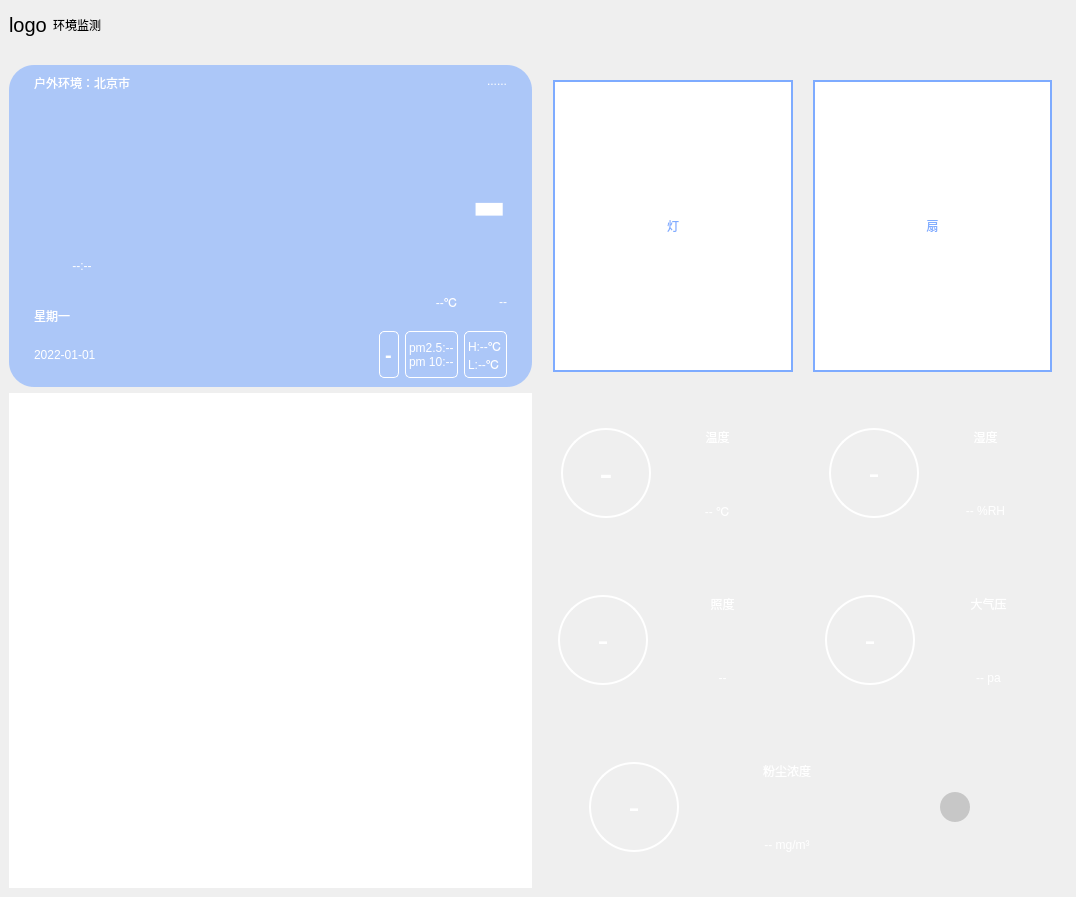
<?xml version="1.0" encoding="UTF-8"?>
<ui version="4.0">
 <class>page_env</class>
 <widget class="QWidget" name="page_env">
  <property name="geometry">
   <rect>
    <x>0</x>
    <y>0</y>
    <width>1076</width>
    <height>897</height>
   </rect>
  </property>
  <property name="windowTitle">
   <string>Form</string>
  </property>
  <property name="styleSheet">
   <string notr="true"/>
  </property>
  <layout class="QGridLayout" name="gridLayout">
   <property name="leftMargin">
    <number>0</number>
   </property>
   <property name="topMargin">
    <number>0</number>
   </property>
   <property name="rightMargin">
    <number>0</number>
   </property>
   <property name="bottomMargin">
    <number>0</number>
   </property>
   <item row="0" column="0">
    <widget class="QWidget" name="widget_2" native="true">
     <property name="sizePolicy">
      <sizepolicy hsizetype="Preferred" vsizetype="Preferred">
       <horstretch>0</horstretch>
       <verstretch>0</verstretch>
      </sizepolicy>
     </property>
     <property name="minimumSize">
      <size>
       <width>0</width>
       <height>0</height>
      </size>
     </property>
     <property name="maximumSize">
      <size>
       <width>16777215</width>
       <height>50</height>
      </size>
     </property>
     <layout class="QHBoxLayout" name="horizontalLayout">
      <item>
       <widget class="QLabel" name="logo">
        <property name="sizePolicy">
         <sizepolicy hsizetype="Fixed" vsizetype="Preferred">
          <horstretch>0</horstretch>
          <verstretch>0</verstretch>
         </sizepolicy>
        </property>
        <property name="styleSheet">
         <string notr="true">font:15pt;</string>
        </property>
        <property name="text">
         <string>logo</string>
        </property>
       </widget>
      </item>
      <item>
       <widget class="QLabel" name="title">
        <property name="sizePolicy">
         <sizepolicy hsizetype="Preferred" vsizetype="Preferred">
          <horstretch>0</horstretch>
          <verstretch>0</verstretch>
         </sizepolicy>
        </property>
        <property name="styleSheet">
         <string notr="true">font: 75 16pt &quot;微软雅黑&quot;;

</string>
        </property>
        <property name="text">
         <string>环境监测</string>
        </property>
       </widget>
      </item>
     </layout>
    </widget>
   </item>
   <item row="1" column="0">
    <widget class="QWidget" name="widget" native="true">
     <property name="styleSheet">
      <string notr="true">#widget&gt;QWidget{
	border-radius:25px;
	background-color: rgb(126, 171, 255);
}</string>
     </property>
     <layout class="QGridLayout" name="gridLayout_2">
      <item row="2" column="2">
       <widget class="QWidget" name="tem_unit" native="true">
        <property name="styleSheet">
         <string notr="true">#s_tem{
font:14pt &quot;微软雅黑&quot;;
}</string>
        </property>
        <layout class="QGridLayout" name="gridLayout_5">
         <property name="leftMargin">
          <number>20</number>
         </property>
         <property name="rightMargin">
          <number>20</number>
         </property>
         <item row="2" column="1">
          <widget class="QLabel" name="s_tem">
           <property name="maximumSize">
            <size>
             <width>115</width>
             <height>16777215</height>
            </size>
           </property>
           <property name="styleSheet">
            <string notr="true">color:white;</string>
           </property>
           <property name="text">
            <string>-- ℃</string>
           </property>
           <property name="alignment">
            <set>Qt::AlignCenter</set>
           </property>
          </widget>
         </item>
         <item row="1" column="1">
          <widget class="QLabel" name="label_3">
           <property name="sizePolicy">
            <sizepolicy hsizetype="Preferred" vsizetype="Preferred">
             <horstretch>0</horstretch>
             <verstretch>0</verstretch>
            </sizepolicy>
           </property>
           <property name="styleSheet">
            <string notr="true">font:18pt &quot;微软雅黑&quot;;
color:white;</string>
           </property>
           <property name="text">
            <string>温度</string>
           </property>
           <property name="alignment">
            <set>Qt::AlignCenter</set>
           </property>
          </widget>
         </item>
         <item row="1" column="0" rowspan="2">
          <widget class="QLabel" name="icon_s_tem">
           <property name="sizePolicy">
            <sizepolicy hsizetype="Preferred" vsizetype="Preferred">
             <horstretch>0</horstretch>
             <verstretch>0</verstretch>
            </sizepolicy>
           </property>
           <property name="maximumSize">
            <size>
             <width>90</width>
             <height>90</height>
            </size>
           </property>
           <property name="styleSheet">
            <string notr="true">font:30pt;
border:2px solid white;
border-radius:45px;
color:white;</string>
           </property>
           <property name="text">
            <string>-</string>
           </property>
           <property name="alignment">
            <set>Qt::AlignCenter</set>
           </property>
          </widget>
         </item>
        </layout>
       </widget>
      </item>
      <item row="2" column="0" rowspan="3" colspan="2">
       <widget class="QWidget" name="widget_7" native="true">
        <property name="styleSheet">
         <string notr="true">background-color: white;</string>
        </property>
       </widget>
      </item>
      <item row="2" column="3">
       <widget class="QWidget" name="widget_18" native="true">
        <property name="styleSheet">
         <string notr="true">#s_hum{
font:14pt &quot;微软雅黑&quot;;
}</string>
        </property>
        <layout class="QGridLayout" name="gridLayout_6">
         <property name="leftMargin">
          <number>20</number>
         </property>
         <property name="rightMargin">
          <number>20</number>
         </property>
         <item row="1" column="0" rowspan="2">
          <widget class="QLabel" name="icon_s_hum">
           <property name="sizePolicy">
            <sizepolicy hsizetype="Preferred" vsizetype="Preferred">
             <horstretch>0</horstretch>
             <verstretch>0</verstretch>
            </sizepolicy>
           </property>
           <property name="maximumSize">
            <size>
             <width>90</width>
             <height>90</height>
            </size>
           </property>
           <property name="styleSheet">
            <string notr="true">font:25pt;
border:2px solid white;
border-radius:45px;
color:white;</string>
           </property>
           <property name="text">
            <string>-</string>
           </property>
           <property name="alignment">
            <set>Qt::AlignCenter</set>
           </property>
          </widget>
         </item>
         <item row="2" column="1">
          <widget class="QLabel" name="s_hum">
           <property name="maximumSize">
            <size>
             <width>115</width>
             <height>16777215</height>
            </size>
           </property>
           <property name="styleSheet">
            <string notr="true">color:white;</string>
           </property>
           <property name="text">
            <string>-- %RH</string>
           </property>
           <property name="alignment">
            <set>Qt::AlignCenter</set>
           </property>
          </widget>
         </item>
         <item row="1" column="1">
          <widget class="QLabel" name="label_4">
           <property name="sizePolicy">
            <sizepolicy hsizetype="Preferred" vsizetype="Preferred">
             <horstretch>0</horstretch>
             <verstretch>0</verstretch>
            </sizepolicy>
           </property>
           <property name="styleSheet">
            <string notr="true">font:18pt &quot;微软雅黑&quot;;
color:white;</string>
           </property>
           <property name="text">
            <string>湿度</string>
           </property>
           <property name="alignment">
            <set>Qt::AlignCenter</set>
           </property>
          </widget>
         </item>
        </layout>
       </widget>
      </item>
      <item row="0" column="2" rowspan="2" colspan="2">
       <widget class="QWidget" name="device" native="true">
        <property name="styleSheet">
         <string notr="true">#device{
background-color: white;
}
#device&gt;QPushButton{
border-radius:50px;
font:bold 70pt;
}</string>
        </property>
        <layout class="QHBoxLayout" name="horizontalLayout_2">
         <property name="spacing">
          <number>20</number>
         </property>
         <property name="leftMargin">
          <number>15</number>
         </property>
         <property name="topMargin">
          <number>15</number>
         </property>
         <property name="rightMargin">
          <number>15</number>
         </property>
         <property name="bottomMargin">
          <number>15</number>
         </property>
         <item>
          <widget class="QPushButton" name="motor">
           <property name="sizePolicy">
            <sizepolicy hsizetype="Preferred" vsizetype="Preferred">
             <horstretch>0</horstretch>
             <verstretch>0</verstretch>
            </sizepolicy>
           </property>
           <property name="styleSheet">
            <string notr="true">background-color:white;
color:rgb(126, 171, 255);
border:2px solid #7EABFF;</string>
           </property>
           <property name="text">
            <string>灯</string>
           </property>
          </widget>
         </item>
         <item>
          <widget class="QPushButton" name="light">
           <property name="sizePolicy">
            <sizepolicy hsizetype="Preferred" vsizetype="Preferred">
             <horstretch>0</horstretch>
             <verstretch>0</verstretch>
            </sizepolicy>
           </property>
           <property name="styleSheet">
            <string notr="true">background-color:white;
color:rgb(126, 171, 255);
border:2px solid #7EABFF;</string>
           </property>
           <property name="text">
            <string>扇</string>
           </property>
          </widget>
         </item>
        </layout>
       </widget>
      </item>
      <item row="3" column="2">
       <widget class="QWidget" name="widget_4" native="true">
        <property name="styleSheet">
         <string notr="true">#s_zd{
font:14pt &quot;微软雅黑&quot;;
}</string>
        </property>
        <layout class="QGridLayout" name="gridLayout_8">
         <item row="0" column="0" rowspan="2">
          <widget class="QLabel" name="icon_s_zd">
           <property name="sizePolicy">
            <sizepolicy hsizetype="Preferred" vsizetype="Preferred">
             <horstretch>0</horstretch>
             <verstretch>0</verstretch>
            </sizepolicy>
           </property>
           <property name="maximumSize">
            <size>
             <width>90</width>
             <height>90</height>
            </size>
           </property>
           <property name="font">
            <font>
             <pointsize>25</pointsize>
             <weight>50</weight>
             <italic>false</italic>
             <bold>false</bold>
            </font>
           </property>
           <property name="styleSheet">
            <string notr="true">font:25pt;
border:2px solid white;
border-radius:45px;
color:white;</string>
           </property>
           <property name="text">
            <string>-</string>
           </property>
           <property name="alignment">
            <set>Qt::AlignCenter</set>
           </property>
          </widget>
         </item>
         <item row="0" column="1">
          <widget class="QLabel" name="label_6">
           <property name="sizePolicy">
            <sizepolicy hsizetype="Preferred" vsizetype="Preferred">
             <horstretch>0</horstretch>
             <verstretch>0</verstretch>
            </sizepolicy>
           </property>
           <property name="styleSheet">
            <string notr="true">font:18pt &quot;微软雅黑&quot;;
color:white;</string>
           </property>
           <property name="text">
            <string>照度</string>
           </property>
           <property name="alignment">
            <set>Qt::AlignCenter</set>
           </property>
          </widget>
         </item>
         <item row="1" column="1">
          <widget class="QLabel" name="s_zd">
           <property name="maximumSize">
            <size>
             <width>115</width>
             <height>16777215</height>
            </size>
           </property>
           <property name="styleSheet">
            <string notr="true">color:white;</string>
           </property>
           <property name="text">
            <string>--</string>
           </property>
           <property name="alignment">
            <set>Qt::AlignCenter</set>
           </property>
          </widget>
         </item>
        </layout>
       </widget>
      </item>
      <item row="0" column="0" rowspan="2" colspan="2">
       <widget class="QWidget" name="img" native="true">
        <property name="maximumSize">
         <size>
          <width>16777215</width>
          <height>16777215</height>
         </size>
        </property>
        <property name="styleSheet">
         <string notr="true"/>
        </property>
        <layout class="QGridLayout" name="gridLayout_4">
         <property name="leftMargin">
          <number>0</number>
         </property>
         <property name="topMargin">
          <number>0</number>
         </property>
         <property name="rightMargin">
          <number>0</number>
         </property>
         <property name="bottomMargin">
          <number>0</number>
         </property>
         <property name="spacing">
          <number>0</number>
         </property>
         <item row="0" column="0">
          <widget class="QWidget" name="weather" native="true">
           <property name="sizePolicy">
            <sizepolicy hsizetype="Preferred" vsizetype="Preferred">
             <horstretch>0</horstretch>
             <verstretch>0</verstretch>
            </sizepolicy>
           </property>
           <property name="styleSheet">
            <string notr="true">#weather{
	background-color: rgba(126, 171, 255,150);
border-radius:25px;
}
QLabel{
color:white;
/*border:1px  solid black;*/
}</string>
           </property>
           <layout class="QGridLayout" name="gridLayout_3">
            <property name="leftMargin">
             <number>25</number>
            </property>
            <property name="topMargin">
             <number>9</number>
            </property>
            <property name="rightMargin">
             <number>25</number>
            </property>
            <property name="bottomMargin">
             <number>9</number>
            </property>
            <property name="spacing">
             <number>6</number>
            </property>
            <item row="0" column="2" colspan="4">
             <widget class="QLabel" name="notice">
              <property name="text">
               <string>......</string>
              </property>
              <property name="alignment">
               <set>Qt::AlignRight|Qt::AlignTop|Qt::AlignTrailing</set>
              </property>
             </widget>
            </item>
            <item row="5" column="5">
             <widget class="QLabel" name="type">
              <property name="styleSheet">
               <string notr="true">font:15pt &quot;微软雅黑&quot;;</string>
              </property>
              <property name="text">
               <string>--</string>
              </property>
              <property name="alignment">
               <set>Qt::AlignRight|Qt::AlignTrailing|Qt::AlignVCenter</set>
              </property>
             </widget>
            </item>
            <item row="7" column="2" colspan="2">
             <widget class="QLabel" name="quality">
              <property name="sizePolicy">
               <sizepolicy hsizetype="Preferred" vsizetype="Preferred">
                <horstretch>0</horstretch>
                <verstretch>0</verstretch>
               </sizepolicy>
              </property>
              <property name="styleSheet">
               <string notr="true">font:bold 15pt;
border:1px solid white;
border-radius:5px;</string>
              </property>
              <property name="text">
               <string>-</string>
              </property>
             </widget>
            </item>
            <item row="7" column="5">
             <widget class="QLabel" name="tem_hl">
              <property name="sizePolicy">
               <sizepolicy hsizetype="Fixed" vsizetype="Preferred">
                <horstretch>0</horstretch>
                <verstretch>0</verstretch>
               </sizepolicy>
              </property>
              <property name="styleSheet">
               <string notr="true">border:1px solid white;
border-radius:5px;</string>
              </property>
              <property name="text">
               <string>H:--℃
L:--℃</string>
              </property>
             </widget>
            </item>
            <item row="7" column="0">
             <widget class="QLabel" name="sys_date">
              <property name="sizePolicy">
               <sizepolicy hsizetype="Preferred" vsizetype="Preferred">
                <horstretch>0</horstretch>
                <verstretch>0</verstretch>
               </sizepolicy>
              </property>
              <property name="styleSheet">
               <string notr="true">font:15pt &quot;微软雅黑&quot;;</string>
              </property>
              <property name="text">
               <string>2022-01-01</string>
              </property>
              <property name="alignment">
               <set>Qt::AlignLeading|Qt::AlignLeft|Qt::AlignVCenter</set>
              </property>
             </widget>
            </item>
            <item row="2" column="2" rowspan="3" colspan="4">
             <widget class="QLabel" name="type_icon">
              <property name="sizePolicy">
               <sizepolicy hsizetype="Preferred" vsizetype="Preferred">
                <horstretch>0</horstretch>
                <verstretch>0</verstretch>
               </sizepolicy>
              </property>
              <property name="minimumSize">
               <size>
                <width>0</width>
                <height>0</height>
               </size>
              </property>
              <property name="styleSheet">
               <string notr="true">font:bold 80pt;</string>
              </property>
              <property name="text">
               <string>-</string>
              </property>
              <property name="alignment">
               <set>Qt::AlignRight|Qt::AlignTrailing|Qt::AlignVCenter</set>
              </property>
             </widget>
            </item>
            <item row="5" column="2" colspan="3">
             <widget class="QLabel" name="tem">
              <property name="sizePolicy">
               <sizepolicy hsizetype="Preferred" vsizetype="Preferred">
                <horstretch>0</horstretch>
                <verstretch>0</verstretch>
               </sizepolicy>
              </property>
              <property name="styleSheet">
               <string notr="true">font:bold 25pt &quot;微软雅黑&quot;;</string>
              </property>
              <property name="text">
               <string>--℃</string>
              </property>
              <property name="textFormat">
               <enum>Qt::AutoText</enum>
              </property>
              <property name="alignment">
               <set>Qt::AlignRight|Qt::AlignTrailing|Qt::AlignVCenter</set>
              </property>
              <property name="wordWrap">
               <bool>false</bool>
              </property>
             </widget>
            </item>
            <item row="0" column="0">
             <widget class="QLabel" name="local">
              <property name="text">
               <string>户外环境：北京市</string>
              </property>
              <property name="alignment">
               <set>Qt::AlignLeading|Qt::AlignLeft|Qt::AlignTop</set>
              </property>
             </widget>
            </item>
            <item row="5" column="0">
             <widget class="QLabel" name="sys_week">
              <property name="styleSheet">
               <string notr="true">font:20pt &quot;微软雅黑&quot;;</string>
              </property>
              <property name="text">
               <string>星期一</string>
              </property>
              <property name="alignment">
               <set>Qt::AlignBottom|Qt::AlignLeading|Qt::AlignLeft</set>
              </property>
             </widget>
            </item>
            <item row="2" column="0" rowspan="3">
             <widget class="QLabel" name="sys_time">
              <property name="styleSheet">
               <string notr="true">font:bold 50pt &quot;微软雅黑&quot;;</string>
              </property>
              <property name="text">
               <string>--:--</string>
              </property>
              <property name="alignment">
               <set>Qt::AlignBottom|Qt::AlignHCenter</set>
              </property>
             </widget>
            </item>
            <item row="7" column="4">
             <widget class="QLabel" name="pm">
              <property name="sizePolicy">
               <sizepolicy hsizetype="Fixed" vsizetype="Preferred">
                <horstretch>0</horstretch>
                <verstretch>0</verstretch>
               </sizepolicy>
              </property>
              <property name="styleSheet">
               <string notr="true">border:1px solid white;
border-radius:5px;</string>
              </property>
              <property name="text">
               <string>pm2.5:--
pm 10:--</string>
              </property>
             </widget>
            </item>
            <item row="3" column="1">
             <spacer name="horizontalSpacer">
              <property name="orientation">
               <enum>Qt::Horizontal</enum>
              </property>
              <property name="sizeHint" stdset="0">
               <size>
                <width>40</width>
                <height>20</height>
               </size>
              </property>
             </spacer>
            </item>
           </layout>
          </widget>
         </item>
        </layout>
       </widget>
      </item>
      <item row="3" column="3">
       <widget class="QWidget" name="widget_5" native="true">
        <property name="styleSheet">
         <string notr="true">#s_atm{
font:14pt &quot;微软雅黑&quot;;
}</string>
        </property>
        <layout class="QGridLayout" name="gridLayout_16">
         <item row="0" column="0" rowspan="2">
          <widget class="QLabel" name="icon_s_atm">
           <property name="sizePolicy">
            <sizepolicy hsizetype="Preferred" vsizetype="Preferred">
             <horstretch>0</horstretch>
             <verstretch>0</verstretch>
            </sizepolicy>
           </property>
           <property name="maximumSize">
            <size>
             <width>90</width>
             <height>90</height>
            </size>
           </property>
           <property name="font">
            <font>
             <pointsize>25</pointsize>
             <weight>50</weight>
             <italic>false</italic>
             <bold>false</bold>
            </font>
           </property>
           <property name="styleSheet">
            <string notr="true">font:25pt;
border:2px solid white;
border-radius:45px;
color:white;</string>
           </property>
           <property name="text">
            <string>-</string>
           </property>
           <property name="alignment">
            <set>Qt::AlignCenter</set>
           </property>
          </widget>
         </item>
         <item row="0" column="1">
          <widget class="QLabel" name="label_11">
           <property name="sizePolicy">
            <sizepolicy hsizetype="Preferred" vsizetype="Preferred">
             <horstretch>0</horstretch>
             <verstretch>0</verstretch>
            </sizepolicy>
           </property>
           <property name="styleSheet">
            <string notr="true">font:18pt &quot;微软雅黑&quot;;
color:white;</string>
           </property>
           <property name="text">
            <string>大气压</string>
           </property>
           <property name="alignment">
            <set>Qt::AlignCenter</set>
           </property>
          </widget>
         </item>
         <item row="1" column="1">
          <widget class="QLabel" name="s_atm">
           <property name="maximumSize">
            <size>
             <width>115</width>
             <height>16777215</height>
            </size>
           </property>
           <property name="styleSheet">
            <string notr="true">color:white;</string>
           </property>
           <property name="text">
            <string>-- pa</string>
           </property>
           <property name="alignment">
            <set>Qt::AlignCenter</set>
           </property>
          </widget>
         </item>
        </layout>
       </widget>
      </item>
      <item row="4" column="2" colspan="2">
       <widget class="QWidget" name="widget_3" native="true">
        <property name="styleSheet">
         <string notr="true">#s_fc{
font:14pt &quot;微软雅黑&quot;;
}</string>
        </property>
        <layout class="QGridLayout" name="gridLayout_7">
         <item row="0" column="1">
          <widget class="QLabel" name="label_5">
           <property name="sizePolicy">
            <sizepolicy hsizetype="Preferred" vsizetype="Preferred">
             <horstretch>0</horstretch>
             <verstretch>0</verstretch>
            </sizepolicy>
           </property>
           <property name="styleSheet">
            <string notr="true">font:18pt &quot;微软雅黑&quot;;
color:white;</string>
           </property>
           <property name="text">
            <string>粉尘浓度</string>
           </property>
           <property name="alignment">
            <set>Qt::AlignCenter</set>
           </property>
          </widget>
         </item>
         <item row="0" column="0" rowspan="2">
          <widget class="QLabel" name="icon_s_fc">
           <property name="sizePolicy">
            <sizepolicy hsizetype="Preferred" vsizetype="Preferred">
             <horstretch>0</horstretch>
             <verstretch>0</verstretch>
            </sizepolicy>
           </property>
           <property name="maximumSize">
            <size>
             <width>90</width>
             <height>90</height>
            </size>
           </property>
           <property name="font">
            <font>
             <pointsize>25</pointsize>
             <weight>50</weight>
             <italic>false</italic>
             <bold>false</bold>
            </font>
           </property>
           <property name="styleSheet">
            <string notr="true">font:25pt;
border:2px solid white;
border-radius:45px;
color:white;</string>
           </property>
           <property name="text">
            <string>-</string>
           </property>
           <property name="alignment">
            <set>Qt::AlignCenter</set>
           </property>
          </widget>
         </item>
         <item row="1" column="1">
          <widget class="QLabel" name="s_fc">
           <property name="maximumSize">
            <size>
             <width>120</width>
             <height>16777215</height>
            </size>
           </property>
           <property name="styleSheet">
            <string notr="true">color:white;</string>
           </property>
           <property name="text">
            <string>-- mg/m³</string>
           </property>
           <property name="alignment">
            <set>Qt::AlignCenter</set>
           </property>
          </widget>
         </item>
         <item row="0" column="2" rowspan="2">
          <widget class="QWidget" name="widget_10" native="true">
           <property name="sizePolicy">
            <sizepolicy hsizetype="Preferred" vsizetype="Preferred">
             <horstretch>0</horstretch>
             <verstretch>0</verstretch>
            </sizepolicy>
           </property>
           <property name="maximumSize">
            <size>
             <width>120</width>
             <height>120</height>
            </size>
           </property>
           <property name="styleSheet">
            <string notr="true">#alarm{
border-radius:15px;
}</string>
           </property>
           <layout class="QGridLayout" name="gridLayout_17">
            <item row="0" column="0">
             <widget class="QLabel" name="alarm">
              <property name="minimumSize">
               <size>
                <width>30</width>
                <height>30</height>
               </size>
              </property>
              <property name="maximumSize">
               <size>
                <width>30</width>
                <height>30</height>
               </size>
              </property>
              <property name="styleSheet">
               <string notr="true">background:#C7C7C7;</string>
              </property>
              <property name="text">
               <string/>
              </property>
             </widget>
            </item>
           </layout>
          </widget>
         </item>
        </layout>
       </widget>
      </item>
     </layout>
    </widget>
   </item>
  </layout>
 </widget>
 <resources/>
 <connections/>
</ui>
